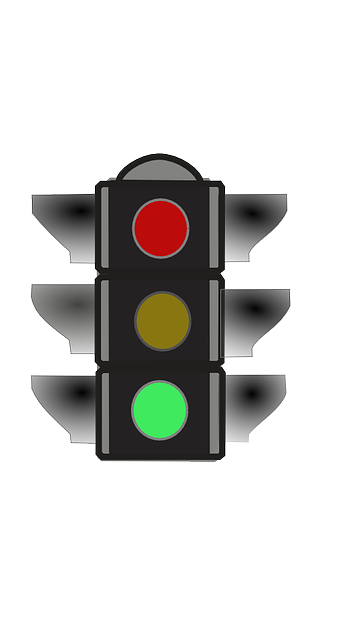
#> input picture Data/TrafficLight_Detection/green_light_01.png, 337 x 629 px, found by its file name
$ python 06_Image_ROI.py
#> lines starting #> are read from the running program, lines starting #| are printed output that depends on the picture; after the words box and inside, x2 and y2 are one past the last pixel; in counts of white or black regions, pixels touching at a corner belong together
### 2day_course/Python/OpenCV_Utils.py
import cv2
import numpy as np


def imageRead(openpath, flag=cv2.IMREAD_UNCHANGED):
#> called with flag = -1
    image = cv2.imread(openpath, flag)
#> image is the input picture: shape (629, 337, 3); mean B, G, R 204.6, 207.3, 207.7
    if image is not None:
        print("Image Opened")
        return image
    else:
        print("Image Not Opened")
        print("Program Abort")
        exit()


def imageShow(imagename, image, flag=cv2.WINDOW_GUI_EXPANDED):
    cv2.namedWindow(imagename, flag)
    cv2.imshow(imagename, image)
    cv2.waitKey()
    return


def imageWrite(imagename, image):
    return cv2.imwrite(imagename, image)


def imageCopy(src):
    return np.copy(src)


# [56 lines left out: functions Video, imageParameters, not called in this run]


def getPixel(image, x, y, c=None):
    return image[y, x, c]


def setPixel(image, x, y, value, c=None):
    image[y, x, c] = value
    return image


def CutRectROI(image, x1, y1, x2, y2):
#> called with x1 = 94, y1 = 274, x2 = 224, y2 = 366
    return image[y1:y2, x1:x2]
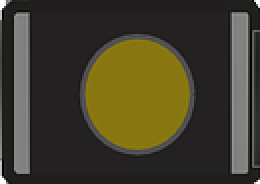
#> returned value: shape (92, 130, 3) (shown 2 times larger); mean of channels 0, 1, 2 43.5, 62.9, 67.3; drawn as B, G, R


def PasteRectROI(image, x1, y1, dst):
#> called with x1 = 95, y1 = 367
    y2, x2 = image.shape[:2]
#> y2 = 92; x2 = 130
    dst[y1:y1+y2, x1:x1+x2]=image
    return dst


def makeBlackImage(image, color=False):
    height, width = image.shape[0], image.shape[1]
    if color is True:
        return np.zeros((height, width, 3), np.uint8)
    else:
        if len(image.shape) == 2:
            return np.zeros((height, width), np.uint8)
        else:
            return np.zeros((height, width, 3), np.uint8)


def fillPolyROI(image, points):
    if len(image.shape) == 2:
        channels = 1
    else:
        channels = image.shape[2]
    mask = makeBlackImage(image)
    ignore_mask_color = (255,) * channels
    cv2.fillPoly(mask, points, ignore_mask_color)
    return mask


def polyROI(image, points):
    mask = fillPolyROI(image, points)
    return cv2.bitwise_and(image, mask)


def convertColor(image, flag=cv2.COLOR_BGR2GRAY):
    return cv2.cvtColor(image, flag)


def splitImage(image):
    return cv2.split(image)


def mergeImage(channel1, channel2, channel3):
    return cv2.merge((channel1, channel2, channel3))


def rangeColor(image, lower, upper):
    result = imageCopy(image)
    return cv2.inRange(result, lower, upper)


# [4 lines left out: function splitColor, not called in this run]


def drawLine(image, point1, point2, color=(255, 0, 0), thickness=3, lineType=cv2.LINE_AA):
    result = imageCopy(image)
    return cv2.line(result, point1, point2, color, thickness, lineType)


def drawRect(image, point1, point2, color=(255, 0, 0), thickness=3, lineType=cv2.LINE_AA):
    result = imageCopy(image)
    return cv2.rectangle(result, point1, point2, color, thickness, lineType)


def drawCircle(image, center, radius, color=(255, 0, 0), thickness=3, lineType=cv2.LINE_AA):
    result = imageCopy(image)
    return cv2.circle(result, center, radius, color, thickness, lineType)


def drawEllipse(image, center, axis, angle, startAngle, endAngle, color=(255, 0, 0), thickness=3, lineType=cv2.LINE_AA):
    result = imageCopy(image)
    return cv2.ellipse(result, center, axis, angle, startAngle, endAngle, color, thickness, lineType)


# [4 lines left out: function drawPolygon, not called in this run]


def drawText(image, text, point=(10, 10), font=cv2.FONT_HERSHEY_PLAIN, fontScale=2.0, color=(255,255,255), thickness=3, lineType=cv2.LINE_AA):
    result = imageCopy(image)
    return cv2.putText(result, text, point, font, fontScale, color, thickness, lineType)


def addImage(image1, image2):
    return cv2.add(image1, image2)


# [5 lines left out: function addWeightedImage, not called in this run]


def imageThreshold(image, thresh=128, maxval=255, type=cv2.THRESH_BINARY):
    _, res = cv2.threshold(image, thresh=thresh, maxval=maxval, type=type)
    return res


def imageBlur(image, ksize):
    size = ((ksize+1) * 2 - 1, (ksize+1) * 2 - 1)
    return cv2.blur(image, size)


def imageGaussianBlur(image, ksize, sigmaX, sigmaY):
    size = ((ksize+1) * 2 - 1, (ksize+1) * 2 - 1)
    return cv2.GaussianBlur(image, ksize=size, sigmaX=sigmaX, sigmaY=sigmaY)


def imageMedianBlur(image, size):
    ksize = (size+1) * 2 - 1
    return cv2.medianBlur(image, ksize)


def imageBilateralFilter(image, size, sigmaColor, sigmaSpace):
    d = (size+1) * 2 - 1
    return cv2.bilateralFilter(image, d, sigmaColor=sigmaColor, sigmaSpace=sigmaSpace)


def imageFiltering(image, kernel, ddepth=-1):
    return cv2.filter2D(image, ddepth, kernel)


# [22 lines left out: functions imageEdgePrewitt, imageEdgeSobel, imageEdgeScharr, not called in this run]


def imageEdgeLaplacianCV(image):
    return cv2.Laplacian(image, -1)


# [14 lines left out: functions imageEdgeLaplacianFilter2D, imageEdgeLoG, not called in this run]


def cannyEdge(image, threshold1=100, threshold2=200):
    return cv2.Canny(image, threshold1, threshold2)


# [30 lines left out: functions computeHist, histogramEqualize, not called in this run]


def imageDilation(image, kernel, iterations):
    return cv2.dilate(image, kernel=kernel, iterations=iterations)


def imageErosion(image, kernel, iterations):
    return cv2.erode(image, kernel=kernel, iterations=iterations)


# [17 lines left out: functions imageMorphologicalGradient, imageOpening, imageClosing, not called in this run]


def imageMorphologyKernel(flag=cv2.MORPH_RECT, size=5):
    return cv2.getStructuringElement(flag, (size, size))


def imageMorphologyEx(image, op, kernel, iterations=1):
    return cv2.morphologyEx(image, op=op, kernel=kernel, iterations=iterations)


# [40 lines left out: functions imageResize, imageTranslation, imageRotation, imageAffineTransformation, imagePerspectiveTransformation, not called in this run]


def houghLines(image, rho=1, theta=np.pi/180, threshold=100):
    return cv2.HoughLines(image, rho, theta, threshold)


# [16 lines left out: function drawHoughLines, not called in this run]


def houghLinesP(image, rho=1.0, theta=np.pi/180, threshold=100, minLineLength=10, maxLineGap=100):
    return cv2.HoughLinesP(image, rho, theta, threshold, minLineLength=minLineLength, maxLineGap=maxLineGap)


# [52 lines left out: functions drawHoughLinesP, splitTwoSideLines, splitOneSideLines, medianPoint, not called in this run]


def interpolate(x1, y1, x2, y2, y):
    return int(float(y - y1) * float(x2-x1) / float(y2-y1) + x1)


# [30 lines left out: functions lineFittingOneSide, lineFitting, not called in this run]


def houghCircles(image, method=cv2.HOUGH_GRADIENT, dp = 1, minDist = 10, canny = 50, threshold = 30, minRadius = 0, maxRadius = 0):
    circles = cv2.HoughCircles(image, method, dp, minDist, param1=canny, param2=threshold, minRadius=minRadius, maxRadius=maxRadius)
    return circles


# [11 lines left out: function drawHoughCircles, not called in this run]

### 2day_course/Python/06_Image_ROI.py
from OpenCV_Functions import *

'''
def CutRectROI(image, x1, y1, x2, y2):
    return image[y1:y2, x1:x2]
def PasteRectROI(image, x1, y1, dst):
    y2, x2 = image.shape[:2]
    dst[y1:y1+y2, x1:x1+x2]=image
    return dst
def makeBlackImage(image, color=False):
    height, width = image.shape[0], image.shape[1]
    if color is True:
        return np.zeros((height, width, 3), np.uint8)
    else:
        if len(image.shape) == 2:
            return np.zeros((height, width), np.uint8)
        else:
            return np.zeros((height, width, 3), np.uint8)
def fillPolyROI(image, points):
    if len(image.shape) == 2:
        channels = 1
    else:
        channels = image.shape[2]
    mask = makeBlackImage(image)
    ignore_mask_color = (255,) * channels
    cv2.fillPoly(mask, points, ignore_mask_color)
    return mask
def polyROI(image, points):
    mask = fillPolyROI(image, points)
    return cv2.bitwise_and(image, mask)
'''

import os
home = os.environ['HOME']
imagePath = home + "/OpenCV_in_Ubuntu/Data/TrafficLight_Detection/green_light_01.png"
image = imageRead(imagePath)
imageShow('image', image)

roi_x1 = 94
roi_y1 = 274
roi_x2 = 224
roi_y2 = 366
roi_rect = CutRectROI(image, roi_x1, roi_y1, roi_x2, roi_y2)
imageShow("roi_rect", roi_rect)

image2 = imageCopy(image)
roi_new_x1 = 95
roi_new_y1 = 367
image2 = PasteRectROI(roi_rect, roi_new_x1, roi_new_y1, image2)
imageShow("image2", image2)

roi_poly_01 = np.array([[(143,192),(126,212),(126,242),(143,261),(179,261),(192,242),(192,212),(179,192)]], dtype=np.int32)
image_polyROI_01 = polyROI(image, roi_poly_01)
#> in fillPolyROI, `mask = makeBlackImage(image)`: mask: shape (629, 337, 3); every value is 0
imageShow("image_polyROI_01", image_polyROI_01)

pt1 = (95, 367)
pt2 = (225, 367)
pt3 = (225, 459)
pt4 = (95, 459)
roi_poly_02 = np.array([[pt1, pt2, pt3, pt4]], dtype=np.int32)
image_polyROI_02 = polyROI(image, roi_poly_02)
#> in fillPolyROI (call 2), `cv2.fillPoly(mask, points, ignore_mask_color)`:
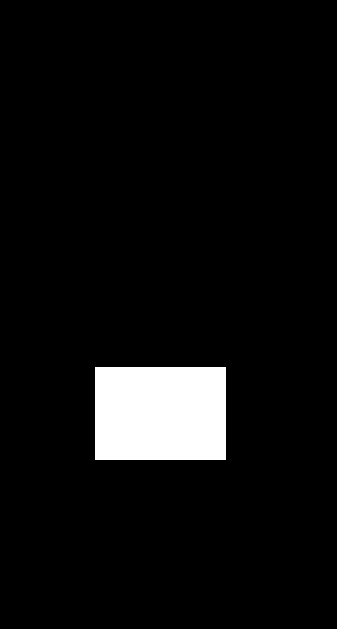
#> mask: shape (629, 337, 3); 5.7% white; 1 white region, box (x1, y1, x2, y2) and area: (95, 367, 226, 460) 12183
#> in polyROI (call 2), `return cv2.bitwise_and(image, mask)`:
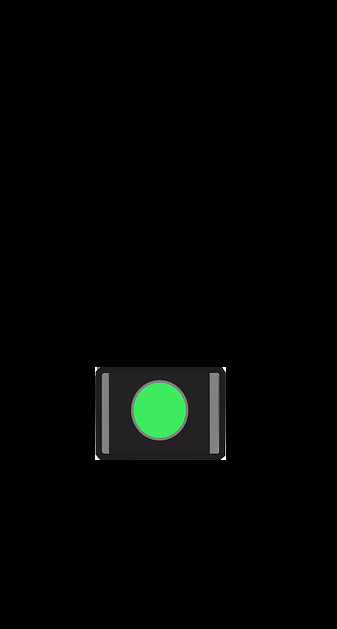
#> returned value: shape (629, 337, 3); mean of channels 0, 1, 2 3.4, 4.9, 3.2; drawn as B, G, R
imageShow("image_polyROI_02", image_polyROI_02)

cv2.destroyAllWindows()
